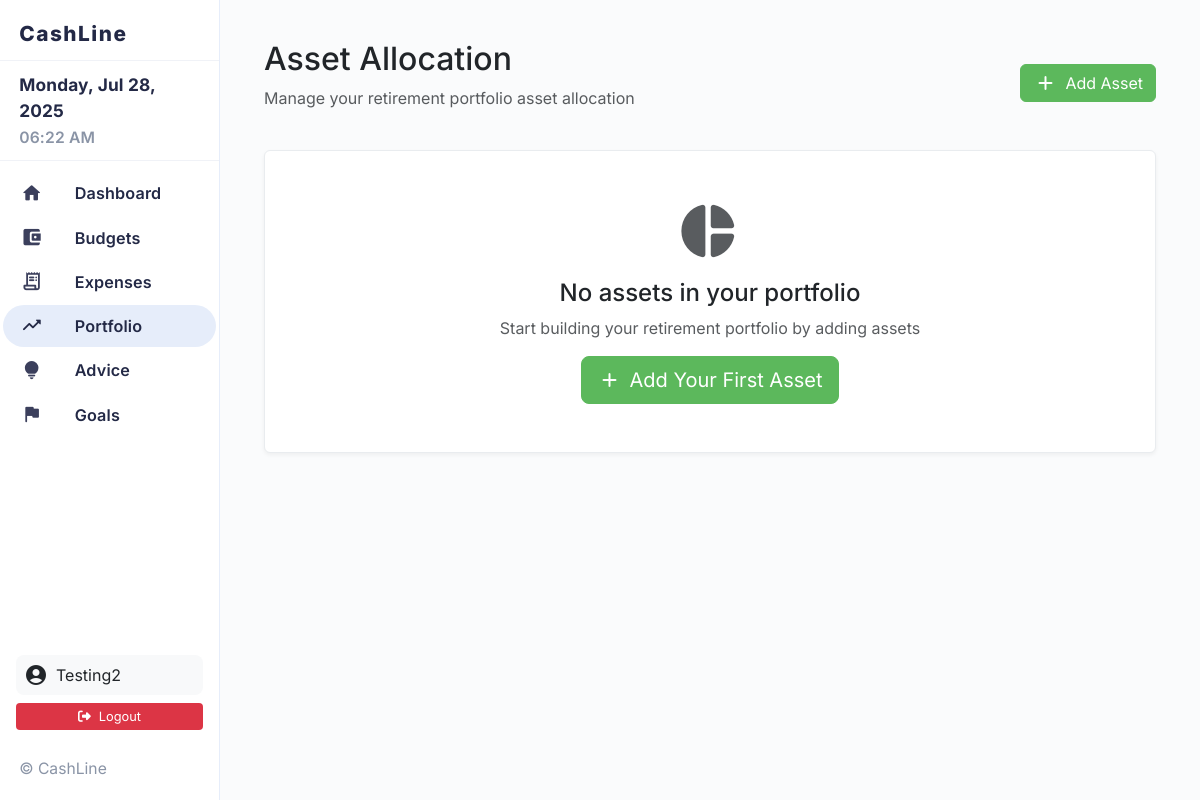
The app's page /portfolio/allocation (signed in), older data.
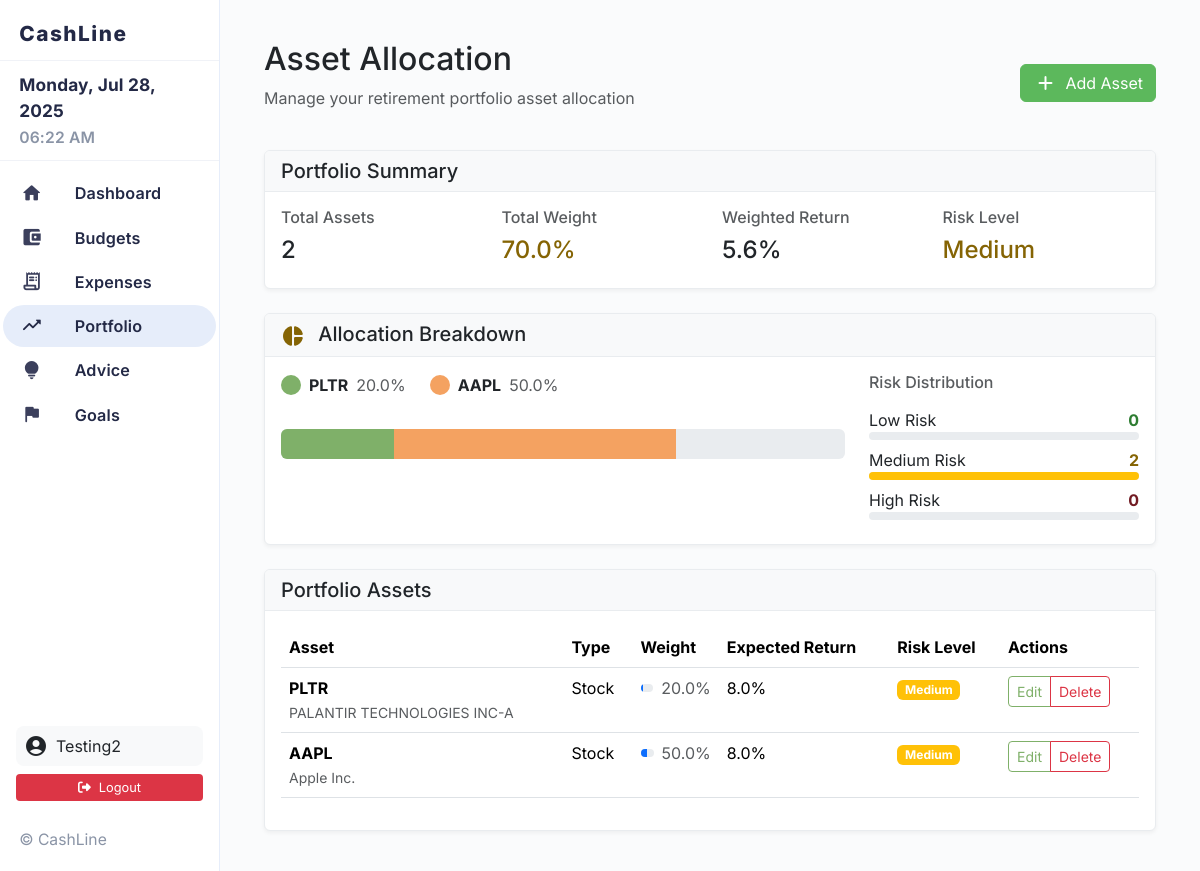
The same page, newer data.
### models.py (models this page shows)
class Asset(db.Model):
    id = db.Column(db.Integer, primary_key=True)
    user_id = db.Column(db.Integer, db.ForeignKey('user.id'), nullable=False)
    symbol = db.Column(db.String(10), nullable=False)
    name = db.Column(db.String(100), nullable=False)
    asset_type = db.Column(db.String(20), nullable=False)  # Stock, Bond, ETF, Mutual Fund, etc.
    expected_return = db.Column(db.Float, nullable=False)
    weight = db.Column(db.Float, nullable=False)  # Percentage allocation (0-100)
    risk_level = db.Column(db.String(20), nullable=False)  # Low, Medium, High
    created_at = db.Column(db.DateTime, default=datetime.utcnow)
    updated_at = db.Column(db.DateTime, default=datetime.utcnow, onupdate=datetime.utcnow)

### app.py (the view)
    @app.route('/portfolio/allocation')
    @login_required
    def asset_allocation():
        assets = Asset.query.filter_by(user_id=current_user.id).all()
        total_weight = sum(asset.weight for asset in assets)
        weighted_return = sum(asset.expected_return * asset.weight / 100 for asset in assets)
        return render_template('asset_allocation.html', assets=assets, total_weight=total_weight, weighted_return=weighted_return)

### app.py (called while the page is built)
def create_app(config_name='default'):
    app = Flask(__name__)
    app.config.from_object(config[config_name])
    db.init_app(app)
    login_manager = LoginManager()
    login_manager.init_app(app)
    login_manager.login_view = 'login'
    login_manager.login_message = 'Please log in to access this page.'
    @login_manager.user_loader
    def load_user(user_id):
        return db.session.get(User, int(user_id))
    register_routes(app)
    return app

### templates/asset_allocation.html (shortened to what the changed rows need)
{% extends "base.html" %}
{% block content %}
<div class="container-fluid">
    <div class="row mb-4">
        <div class="col-12">
            <div class="d-flex justify-content-between align-items-center">
                <div>
                    <h1 class="h2 mb-2">Asset Allocation</h1>
                </div>
            </div>
        </div>
    </div>
    {% if assets %}
        <div class="row mb-4">
            <div class="col-12">
                <div class="card">
                    <div class="card-header">
                        <h5 class="mb-0">Portfolio Summary</h5>
                    </div>
                    <div class="card-body">
                        <div class="row">
                            <div class="col-md-3">
                                <h6 class="text-muted">Total Assets</h6>
                                <h4>{{ assets|length }}</h4>
                            </div>
                            <div class="col-md-3">
                                <h6 class="text-muted">Total Weight</h6>
                                <h4 class="{% if total_weight == 100 %}text-success{% elif total_weight > 100 %}text-danger{% else %}text-warning{% endif %}">
                                    {{ "%.1f"|format(total_weight) }}%
                                </h4>
                            </div>
                            <div class="col-md-3">
                                <h6 class="text-muted">Weighted Return</h6>
                                <h4>
                                    {% if total_weight > 0 %}
                                        {{ "%.1f"|format(weighted_return) }}%
                                    {% else %}
                                        0.0%
                                    {% endif %}
                                </h4>
                            </div>
                            <div class="col-md-3">
                                <h6 class="text-muted">Risk Level</h6>
                                <h4>
                                    {% set risk_counts = {'Low': 0, 'Medium': 0, 'High': 0} %}
                                    {% for asset in assets %}
                                        {% set _ = risk_counts.update({asset.risk_level: risk_counts[asset.risk_level] + 1}) %}
                                    {% endfor %}
                                    {% if risk_counts['High'] > risk_counts['Low'] and risk_counts['High'] > risk_counts['Medium'] %}
                                        <span class="text-danger">High</span>
                                    {% elif risk_counts['Medium'] > risk_counts['Low'] %}
                                        <span class="text-warning">Medium</span>
                                    {% else %}
                                        <span class="text-success">Low</span>
                                    {% endif %}
                                </h4>
                            </div>
                        </div>
                    </div>
                </div>
            </div>
        </div>
        <div class="row mb-4">
            <div class="col-12">
                <div class="card">
                    <div class="card-header">
                        <h5 class="mb-0"><i class="material-icons-round text-warning me-2">pie_chart</i> Allocation Breakdown</h5>
                    </div>
                    <div class="card-body">
                        <div class="row">
                            <div class="col-md-8">
                                <div class="d-flex flex-wrap">
                                    {% for asset in assets %}
                                    <div class="me-4 mb-3">
                                        <div class="d-flex align-items-center">
                                            <div class="rounded-circle me-2" style="width: 20px; height: 20px; background-color:
                                                {% if loop.index0 == 0 %}#7fb069
                                                {% elif loop.index0 == 1 %}#f4a261
                                                {% elif loop.index0 == 2 %}#e76f51
                                                {% elif loop.index0 == 3 %}#264653
                                                {% elif loop.index0 == 4 %}#2a9d8f
                                                {% elif loop.index0 == 5 %}#e9c46a
                                                {% else %}#6c757d{% endif %};"></div>
                                            <span class="fw-bold">{{ asset.symbol }}</span>
                                            <span class="text-muted ms-2">{{ "%.1f"|format(asset.weight) }}%</span>
                                        </div>
                                    </div>
                                    {% endfor %}
                                </div>
                                <div class="mt-3">
                                    <div class="progress" style="height: 30px;">
                                        {% set colors = ['#7fb069', '#f4a261', '#e76f51', '#264653', '#2a9d8f', '#e9c46a', '#6c757d'] %}
                                        {% set current_position = 0 %}
                                        {% for asset in assets %}
                                            <div class="progress-bar" role="progressbar"
                                                 style="width: {{ asset.weight }}%; background-color: {{ colors[loop.index0 % colors|length] }};"
                                                 title="{{ asset.symbol }}: {{ "%.1f"|format(asset.weight) }}%">
                                            </div>
                                        {% endfor %}
                                    </div>
                                </div>
                            </div>
                            <div class="col-md-4">
                                <h6 class="text-muted mb-3">Risk Distribution</h6>
                                {% set risk_counts = {'Low': 0, 'Medium': 0, 'High': 0} %}
                                {% for asset in assets %}
                                    {% set _ = risk_counts.update({asset.risk_level: risk_counts[asset.risk_level] + 1}) %}
                                {% endfor %}
                                <div class="mb-2">
                                    <div class="d-flex justify-content-between">
                                        <span>Low Risk</span>
                                        <span class="fw-bold text-success">{{ risk_counts['Low'] }}</span>
                                    </div>
                                    <div class="progress" style="height: 8px;">
                                        {% set total_assets = assets|length %}
                                    </div>
                                </div>
                                <div class="mb-2">
                                    <div class="d-flex justify-content-between">
                                        <span>Medium Risk</span>
                                        <span class="fw-bold text-warning">{{ risk_counts['Medium'] }}</span>
                                    </div>
                                    <div class="progress" style="height: 8px;">
                                        <div class="progress-bar bg-warning" style="width: {{ (risk_counts['Medium'] / total_assets) * 100 }}%"></div>
                                    </div>
                                </div>
                                <div class="mb-2">
                                    <div class="d-flex justify-content-between">
                                        <span>High Risk</span>
                                        <span class="fw-bold text-danger">{{ risk_counts['High'] }}</span>
                                    </div>
                                    <div class="progress" style="height: 8px;">
                                    </div>
                                </div>
                            </div>
                        </div>
                    </div>
                </div>
            </div>
        </div>
        <div class="row">
            <div class="col-12">
                <div class="card">
                    <div class="card-header">
                        <h5 class="mb-0">Portfolio Assets</h5>
                    </div>
                    <div class="card-body">
                        <div class="table-responsive">
                            <table class="table table-hover">
                                <thead>
                                    <tr>
                                        <th>Asset</th>
                                        <th>Type</th>
                                        <th>Weight</th>
                                        <th>Expected Return</th>
                                        <th>Risk Level</th>
                                        <th>Actions</th>
                                    </tr>
                                </thead>
                                <tbody>
                                    {% for asset in assets %}
                                    <tr>
                                        <td>
                                            <strong>{{ asset.symbol }}</strong>
                                            <br>
                                            <small class="text-muted">{{ asset.name }}</small>
                                        </td>
                                        <td>{{ asset.asset_type }}</td>
                                        <td>
                                            <div class="d-flex align-items-center">
                                                <div class="progress flex-grow-1 me-2" style="height: 8px;">
                                                    <div class="progress-bar" role="progressbar" style="width: {{ asset.weight }}%"></div>
                                                </div>
                                                <span class="text-muted">{{ "%.1f"|format(asset.weight) }}%</span>
                                            </div>
                                        </td>
                                        <td>{{ "%.1f"|format(asset.expected_return) }}%</td>
                                        <td>
                                            <span class="badge bg-{% if asset.risk_level == 'Low' %}success{% elif asset.risk_level == 'Medium' %}warning{% else %}danger{% endif %}">
                                                {{ asset.risk_level }}
                                            </span>
                                        </td>
                                        <td>
                                            <div class="btn-group" role="group">
                                                <a href="{{ url_for('edit_asset', asset_id=asset.id) }}" class="btn btn-sm btn-outline-primary">Edit</a>
                                                <button type="button" class="btn btn-sm btn-outline-danger" onclick="deleteAsset({{ asset.id }})">Delete</button>
                                            </div>
                                        </td>
                                    </tr>
                                    {% endfor %}
                                </tbody>
                            </table>
                        </div>
                    </div>
                </div>
            </div>
        </div>
    {% else %}
        <div class="row">
            <div class="col-12">
                <div class="card">
                    <div class="card-body text-center py-5">
                        <i class="material-icons-round text-muted" style="font-size: 4rem;">pie_chart</i>
                        <h4 class="mt-3">No assets in your portfolio</h4>
                        <p class="text-muted">Start building your retirement portfolio by adding assets</p>
                        <a href="{{ url_for('add_asset') }}" class="btn btn-success btn-lg">
                            <i class="material-icons-round">add</i> Add Your First Asset
                        </a>
                    </div>
                </div>
            </div>
        </div>
    {% endif %}
</div>
{% endblock %}

Row changes from the older to the newer data that the page shows:
added Asset: symbol "PLTR", weight "20.0", name "PALANTIR TECHNOLOGIES INC-A", asset_type "Stock", expected_return "8.0", risk_level "Medium"
added Asset: symbol "AAPL", weight "50.0", name "Apple Inc.", asset_type "Stock", expected_return "8.0", risk_level "Medium"
Text that changed along with them:
{{ assets|length }}: (not shown) → "2"
{{ "%.1f"|format(total_weight) }}: (not shown) → "70.0"
{{ "%.1f"|format(weighted_return) }}: (not shown) → "5.6"
{{ risk_counts['Low'] }}: (not shown) → "0"
{{ risk_counts['Medium'] }}: (not shown) → "2"
{{ risk_counts['High'] }}: (not shown) → "0"
text no longer shown: "No assets in your portfolio Start building your retirement portfolio by adding assets Add Your First Asset"
text now shown: "Portfolio Summary Total Assets Total Weight % Weighted Return % Risk Level Medium Allocation Breakdown Risk Distribution Low Risk Medium Risk High Risk Portfolio Assets Asset Type Weight Expected Return Risk Level Actions"
